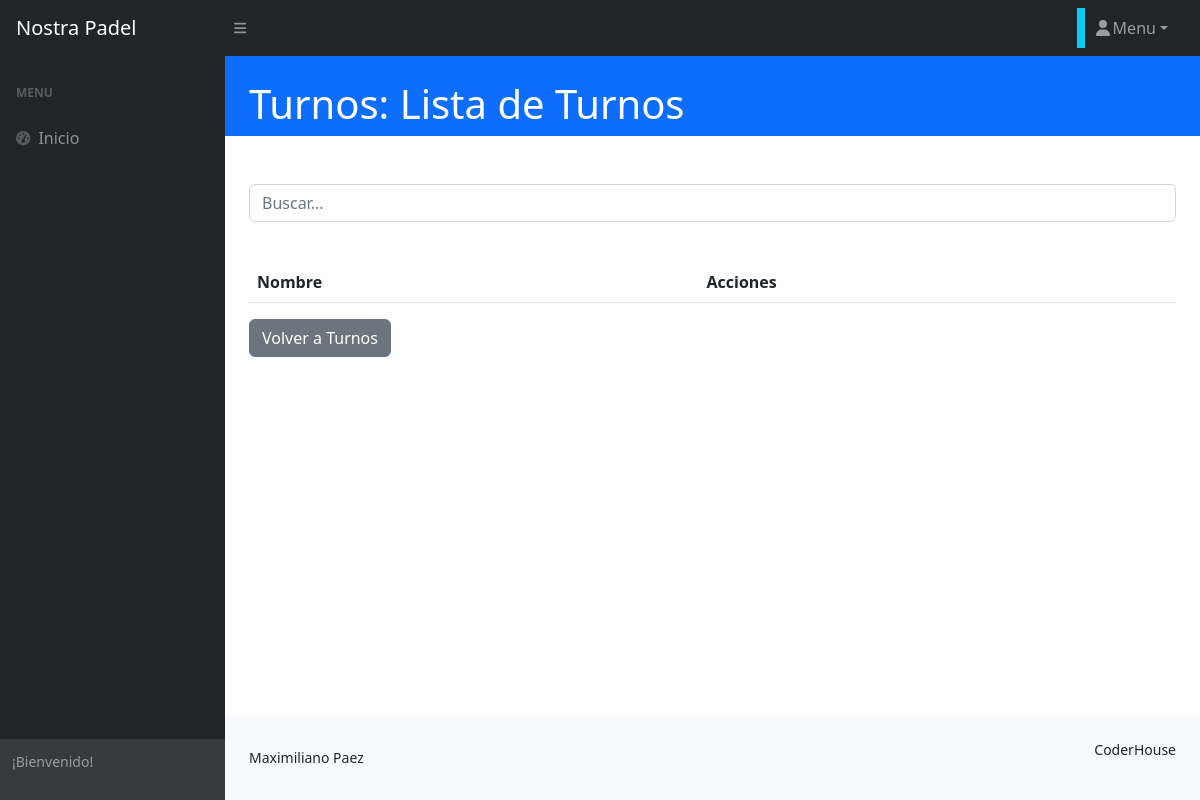
Before: /turno/turno/list with the older database file.
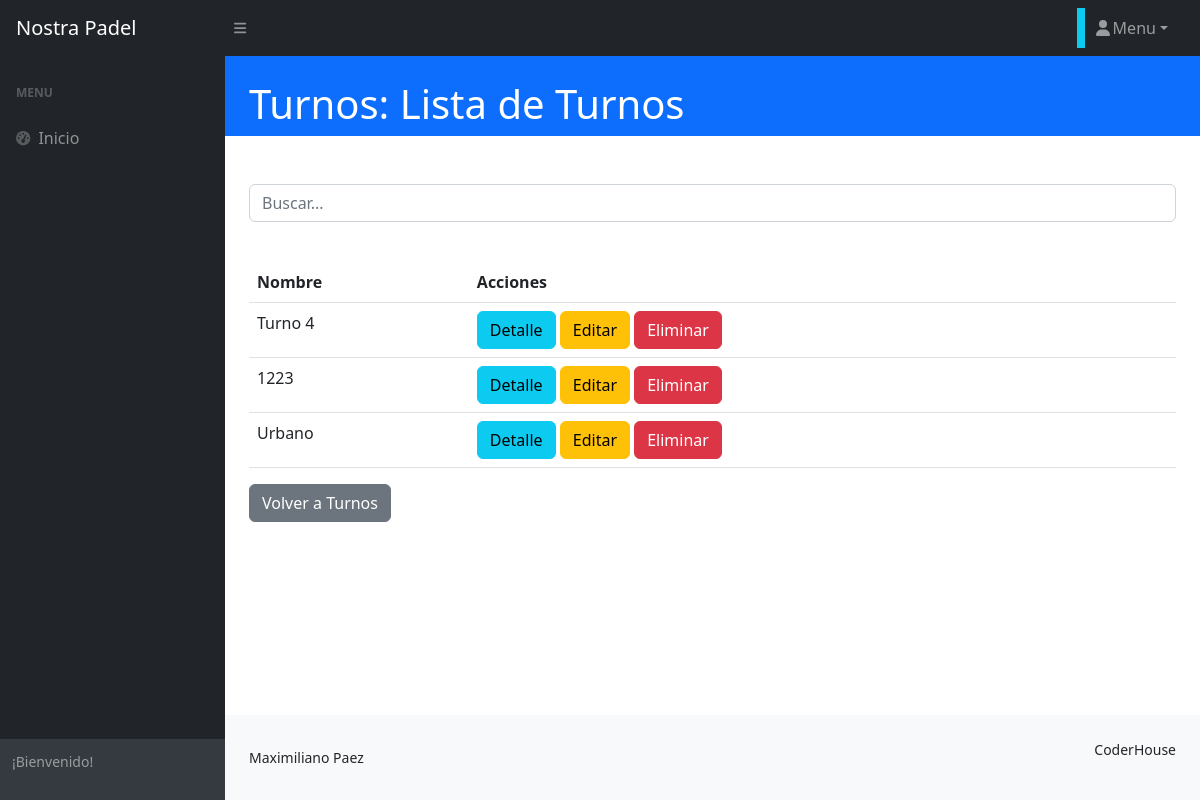
After: the same page with the newer database file.
### turno/models.py (models this page shows, shortened)
class Turno(models.Model):
    categoria_id = models.ForeignKey(
        TurnoLugar, null=True, blank=True, on_delete=models.SET_NULL, verbose_name="lugar de turno"
    )
    nombre = models.CharField(max_length=100)
    unidad_medida = models.CharField(max_length=100)
    cantidad = models.FloatField()
    precio = models.FloatField()
    descripcion = models.TextField(null=True, blank=True, verbose_name="descripción")
    fecha_actualizacion = models.DateField(
        null=True, blank=True, default=timezone.now, editable=False, verbose_name="fecha de actualización"
    )
    class Meta:
        verbose_name = "turno"
        verbose_name_plural = "turnos"

### turno/views.py (the view)
# urls.py: path("turno/list", views.TurnoList.as_view(), name="turno_list"),
class TurnoList(ListView):
    model = models.Turno
    def get_queryset(self) -> QuerySet:
        if self.request.GET.get("consulta"):
            consulta = self.request.GET.get("consulta")
            object_list = models.Turno.objects.filter(nombre__icontains=consulta)
        else:
            object_list = models.Turno.objects.all()
        return object_list

### turno/templates/turno/turno_list.html
{% extends 'core/base.html' %}
{% block titulo %}
<div class="container-fluid px-4">
    <h1 class="mt-4">Turnos: Lista de Turnos</h1>
</div>
{% endblock titulo %}
{% block contenido %}
<div class="container-fluid p-4">
    <div class="py-lg-4 mb-3">
        <form action="{% url 'turno:turno_list' %}" method="get">
            <input type="text" name="consulta" placeholder="Buscar..." class="form-control">
        </form>
    </div>
    <table class="table">
        <thead>
            <tr>
                <th>Nombre</th>
                <th>Acciones</th>
            </tr>
        </thead>
        <tbody>
            {% for turno in object_list %}
            <tr>
                <td>{{ turno.nombre }}</td>
                <td>
                    <a href="{% url 'turno:turno_detail' turno.id %}" class="btn btn-info">Detalle</a>
                    <a href="{% url 'turno:turno_update' turno.id %}" class="btn btn-warning">Editar</a>
                    <a href="{% url 'turno:turno_delete' turno.id %}" class="btn btn-danger">Eliminar</a>
                </td>
            </tr>
            {% endfor %}
        </tbody>
    </table>
    <a href="{% url 'turno:home' %}" class="btn btn-secondary">Volver a Turnos</a>
</div>
{% endblock contenido %}

### core/templates/core/base.html (shortened to what this page needs)
{% load static %}
<!DOCTYPE html>
<html lang="es">
    <head>
        <link href="https://cdn.jsdelivr.net/npm/simple-datatables@7.1.2/dist/style.min.css" rel="stylesheet" />
        <link href="{% static 'core/css/styles.css' %}" rel="stylesheet" />
    </head>
    <body class="sb-nav-fixed">
        {% include 'core/components/navbar.html' %}
        <div id="layoutSidenav">
            <div id="layoutSidenav_nav">
                {% include 'core/components/sidenav.html' %}
            </div>
            <div id="layoutSidenav_content">
                <div class="text-bg-primary">
                    {% block titulo %}
                    {% endblock titulo %}
                </div>
                {% block contenido %}
                {% endblock contenido %}
                {% include 'core/components/footer.html' %}
            </div>
        </div>
    </body>
</html>

### core/templates/core/components/navbar.html (shortened to what this page needs)
<nav class="sb-topnav navbar navbar-expand navbar-dark bg-dark">
    <a class="navbar-brand ps-3" href="index.html">Nostra Padel</a>
    <button class="btn btn-link btn-sm order-1 order-lg-0 me-4 me-lg-0" id="sidebarToggle" href="#!"><i class="fas fa-bars"></i></button>
    <ul class="navbar-nav ms-auto ms-md-0 me-3 me-lg-4">
        <a class="text-bg-info text-decoration-none align-content-xl-center p-1 text-center  ">{{ user.username }}</a>
        <li class="nav-item dropdown">
            <a class="nav-link dropdown-toggle" id="navbarDropdown" href="#" role="button" data-bs-toggle="dropdown" aria-expanded="false"><i class="fas fa-user fa-fw"></i>Menu</a>
        </li>
    </ul>
</nav>

### core/templates/core/components/sidenav.html (shortened to what this page needs)
<nav class="sb-sidenav accordion sb-sidenav-dark" id="sidenavAccordion">
    <div class="sb-sidenav-menu">
        <div class="nav">
            <div class="sb-sidenav-menu-heading">Menu</div>
            <a class="nav-link {% if request.path == '/' %}active{% endif %}" href="{% url 'core:home' %}">
                <div class="sb-nav-link-icon"><i class="fas fa-tachometer-alt"></i></div>
                Inicio
            </a>
        </div>
    </div>
    <div class="sb-sidenav-footer">
        <div class="small">¡Bienvenido!</div>
    </div>
</nav>

### core/templates/core/components/footer.html
<footer class="py-4 bg-light mt-auto">
    <div class="container-fluid px-4">
        <div class="d-flex align-items-center justify-content-between small">
            <div class="text-dark ">Maximiliano Paez</div>
            <div>
                <p>CoderHouse</p>
            </div>
        </div>
    </div>
</footer>

Changed rows visible on the page:
added Turno: nombre "Turno 4"
added Turno: nombre "1223"
added Turno: nombre "Urbano"
